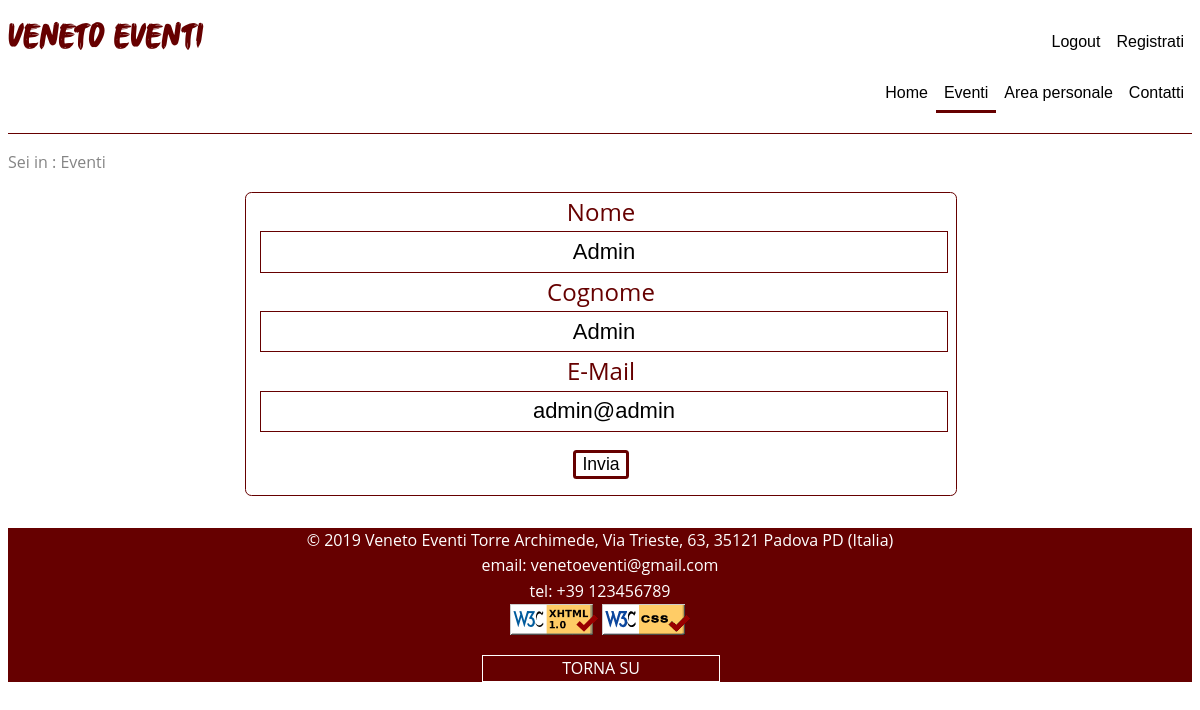
Page /modifica_account.php (signed in) on the committed database.
### tables this page shows
CREATE TABLE `utenti` (
  `Nome` varchar(50) NOT NULL,
  `Cognome` varchar(50) NOT NULL,
  `Username` varchar(50) NOT NULL,
  `Password` varchar(10) NOT NULL,
  `Email` varchar(50) NOT NULL
);

### modifica_account.php (the view, shortened to what this page needs)
<!DOCTYPE html>
<html>
<head>
	<?php
        include_once 'functions.php';
     ?>
  </head>
<?php
        require_once('functions.php');
        $info=getAccountU();
  echo   " <div class='box-centrale'>
                 <form method='post' action='modifica_account.php' >
                                    <div >
                                        <label for='Nome' class='label nome'>Nome</label>
                                        <input id='Nome' type='text' name='nome' tabindex='9' class='input nome insertBox' value='".$info['Nome']."' '>
                                    </div>
                                    <div >
                                        <label for='Cognome' class='label cognome'>Cognome</label>
                                        <input id='Cognome' type='text' name='cognome' tabindex='10' class='input cognome insertBox' value='".$info['Cognome']."''>
                                    </div>
                                    <div >
                                        <label for='email' class='label email'>E-Mail</label>
                                        <input id='email' type='email' required name='email'  stabindex='11' class='input email insertBox' value='".$info['Email']."'>
                                    </div>
                                    <button type='submit' class='bottone-invia selezione ' name='modifica_account' tabindex='12' accesskey='i'>Invia</button>
                </form>
            </div>";
?>
</body>

### css/stile.css (style rules this page uses)
html { height: 100%; padding:0; }
body { height: 100%; padding:0; font-family: "Open Sans", Arial, sans-serif; line-height: 1.6; font-size: 1.0em; background: #fff; color: #848484; overflow: auto; }
button { background: #fff; text-align: center; color: #5c5c3d; border: 0.2em solid #660000; border-radius: 0.2em; background: #fff; font-size: 1.1em; }
.box-centrale { width: 60%; margin-left: 20%; margin-right: 20%; float: left; text-align: center; color:white; text-align: center; margin-bottom: 2em; border-radius: 0.4em; border:0.1em solid #660000; padding-bottom: 1em; height: auto; }
.insertBox { border-radius:0.4em solid #660000; margin-left: 2%; margin-right: 2%; width: 96% }
input, text { font-size:22px; display:block; width:100%; background:white; background-image:none; border:1px solid #660000; color:black; text-align: center; border-radius:0; transition:border-color .25s ease, box-shadow .25s ease; height: 1.7em; }
.insertBox { border: 0.01em solid #660000; }
.label { color: #660000; font-size: 1.5em; }
.selezione { height: 100%; outline: none; cursor: pointer; text-align: center; color: #000; }
.bottone-invia { margin-top: 1em; }

### rows in the picture
utenti: nome "Admin", cognome "Admin", email "admin@admin"

### other values in the picture
$current "Eventi"
